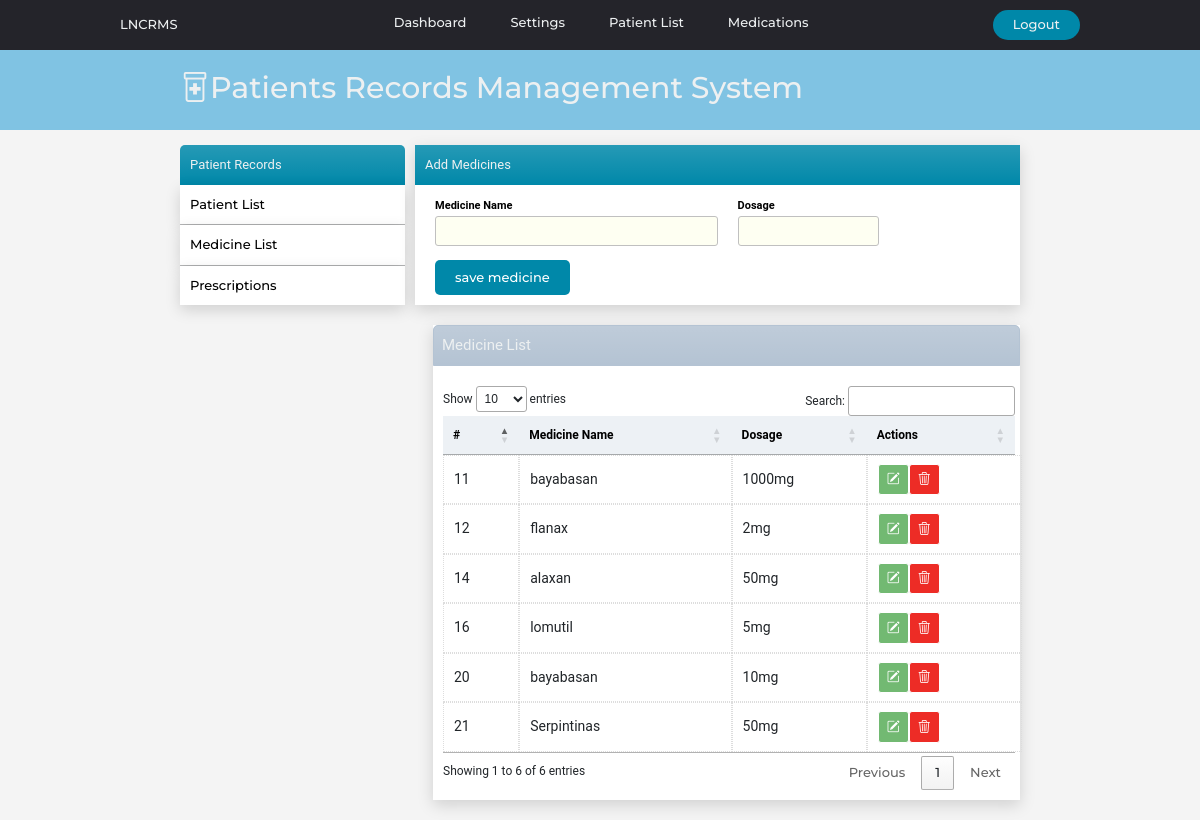
/medications/, run on the app's committed database.
### website/models.py (models this page shows)
class Medicinelist(models.Model):
    created_at = models.DateTimeField(auto_now_add=True)
    medicine_name = models.CharField(max_length=100)
    dosage = models.CharField(max_length=50)

### website/views.py (the view, shortened to what this page needs)
# urls.py: path('medications/',views.medications, name='medications'),
def medications(request,pk=''):
    medicinedata ={'medicinedata': Medicinelist.objects.all()}
    return render(request, 'medications.html',medicinedata)

### website/templates/medications.html (shortened to what this page needs)
{% extends 'index.html' %}
{% block content%}
<div class="container1">
  {% include "sidemenu.html" %}
  <div class="reg-area">
    <form method="POST">
    <div class="title-form bg-gradient">Add Medicines</div>
    <div class="reg-row">
        <div class="medicine-col">
          <label class="reg-label">Medicine Name</label><br />
          <input class="medicine-input" name="medname" required />
        </div>
        <div class="medicine-col">
          <label class="reg-label">Dosage</label><br />
          <input class="medicine-input" name="dosage" style="width: 50%;" required/>
        </div>
    </div>
    <div class="reg-row">
        <div class="medicine-col">
          <button class="btn-save" type="submit" name="save">save medicine</button>
        </div>
    </div>
  </form>
  </div>
</div>
<div class="container3">
  <div class="table-title bg-gradient">Medicine List</div>
  <div class="table-box">
      <table id="medicine-table" class="medicine-tables">
        <thead >
          <th>#</th>
          <th>Medicine Name</th>
          <th>Dosage</th>
          <th>Actions</th>
        </thead>
        <tbody>
          {% for meds in medicinedata %}
          <tr>
            <td name="medID">{{meds.id}}</td>
            <td>{{meds.medicine_name}}</td>
            <td>{{meds.dosage}}</td>
            <td id="actions_cell">
              <button name="updatedetails" type='submit' value="{{meds.id}}" id="link-edit"><i class="bi bi-pencil-square" data-bs-toggle="modal" data-bs-target="#{{meds.id}}"></i></button>
              <form action="{% url "medications" meds.id %}" method="POST">
              <button name="delete" type='submit' value="{{meds.id}}" id="link-delete"><i class="bi bi-trash3"></i></button>
              </form>
            </td>
          </tr>
          {% endfor %}
        </tbody>
      </table>
  </div>
</div>
{%endblock%}

### website/static/style.css (style rules this page uses)
* { box-sizing:border-box; margin: 0; padding: 0; font-family: 'Roboto', sans-serif; }
body { background-color: #f4f4f4; }
header li,a,strong, button { font-family: 'Montserrat', sans-serif; font-weight: 500; font-size: 13px; color: #edf0f1; text-decoration: none; padding: 0px 0px; margin: 0px 0px; }
.container1 { display: inline-flex; height: auto; margin-top:10px; width: 100%; }
.container3 { height: 78%; background-color: white; box-shadow: 0 5px 15px 0 #00000026; margin-left: 250px; margin-right: 40%; margin: 5px 0 5px 253px; }
.reg-area { margin-left: 10px; width: 80%; background-color: white; box-shadow: 0 5px 15px 0 #00000026; }
.title-form { color: #edf0f1 ; background-color: #0088a9; width: 100%; padding: 10px; font-size: 13px; }
.table-title { color: #edf0f1 ; background-color: #b4c3d3; width: 100%; margin-top: 20px; padding: 8px; border-style: solid; border-color: #b4c3d3; border-width: 1px; border-radius: 5px 5px 0 0; font-size: 15px; }
.table-box { margin: 20px 0; padding: 0 5px 10px 10px; background-color: white; height: auto; width: 100%; font-size: 12px; }
.reg-label { font-size: 11px; font-weight: 600; color:black; }
.reg-row { display:inline-flex; width: 100%; }
.btn-save { background-color: #0088a9; color: white; padding: 8px 20px; border-radius: 5px; border-style: none; }
table { width: 100%; }
th { padding: 10px; font-size: 12px; color: black; background-color: #b4c3d33c; }
tr { font-size: 14px; }
td { border: 1px dotted #ddd; width: auto; }
#link-edit { color: white; border: 1px solid white; padding: 5px 8px; background-color:rgba(0, 128, 0, 0.553); border-radius: 3px; }
#link-delete { color: white; border: 1px solid white; padding: 5px 8px; background-color:rgba(235, 18, 11, 0.89); border-radius: 3px; }
.medicine-input { border-style: solid; border-color: silver; border-radius: 3px; border-width: 1px; padding-left: 5px; padding: 2px 5px; width: 100%; }
.medicine-col { padding: 7px 0 7px 20px; width: 100%; }
#actions_cell { display: inline-flex; width:90%; }
input, textarea, select { background-color: rgb(250, 255, 189,0.2); font-family: 'Arial'; }

### data on the page
Medicinelist: id "11", medicine_name "bayabasan", dosage "1000mg"
Medicinelist: id "12", medicine_name "flanax", dosage "2mg"
Medicinelist: id "14", medicine_name "alaxan", dosage "50mg"
Medicinelist: id "16", medicine_name "lomutil", dosage "5mg"
Medicinelist: id "20", medicine_name "bayabasan", dosage "10mg"
Medicinelist: id "21", medicine_name "Serpintinas", dosage "50mg"
